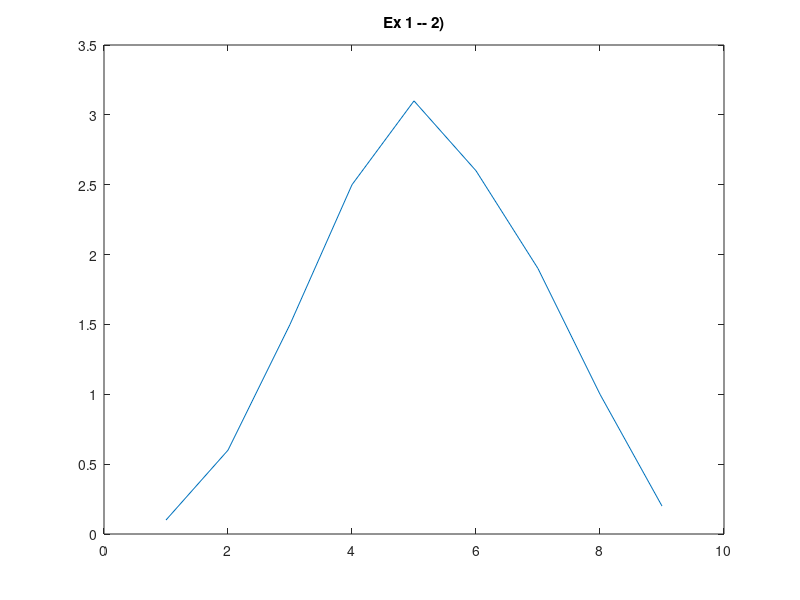
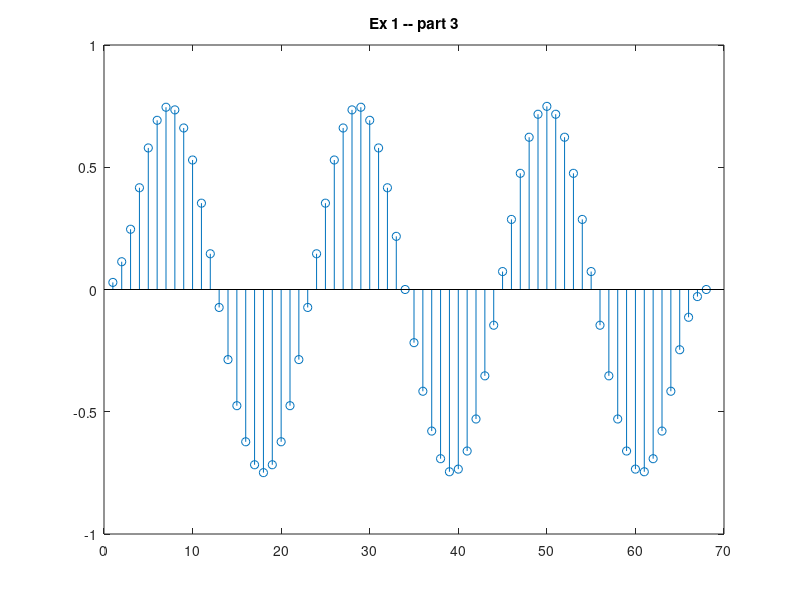
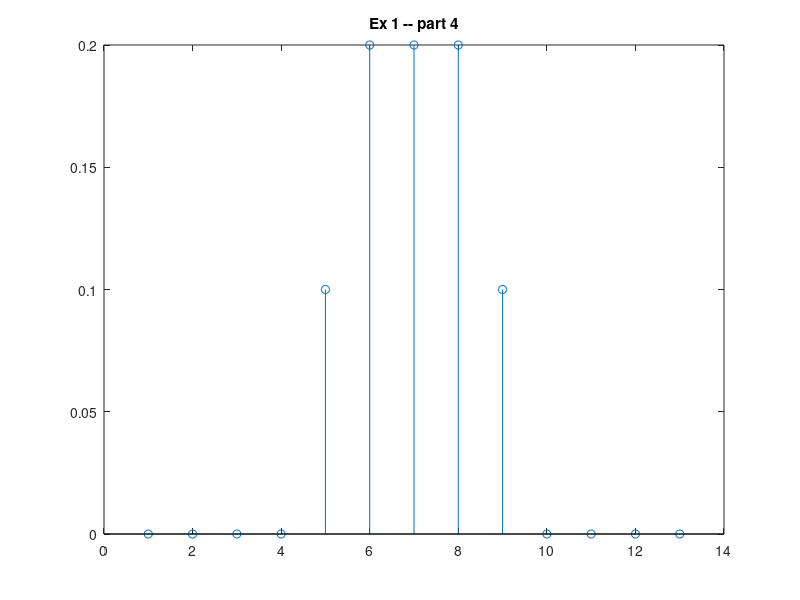

Write the MATLAB code that produced these figures, in order.
%% Ex 1 -- Convolution

close all;
clear;

x = [1, 3, 5, 7, 5, 4, 2];
h = [0.1, 0.3, 0.1];

[~, N] = size(x);
[~, M] = size(h);

% 1)
y_len = N - M + 1; 

%% 2)
y = zeros(y_len, 1);
reversed_x = flip(x);

y = conv(h, x);

figure;
plot(y);
title('Ex 1 -- 2)');

%% 3)
N = 64;
f = 3000;
fs = 64000;
h = [0.1, 0.2, 0.2, 0.2, 0.1];

ts = 1/fs;

s = zeros(1, N);
for i = 1:N
    s(i) = sin(2*pi*f*ts*i);
end

[~, N] = size(s);
[~, M] = size(h);
y_len = N - M + 1; 

y = conv(h, s);

figure;
stem(y);
title('Ex 1 -- part 3');

%% 4)

new_x = [0, 0, 0, 0, 1, 0, 0, 0, 0];
y = conv(h, new_x);

figure;
stem(y);
title('Ex 1 -- part 4');